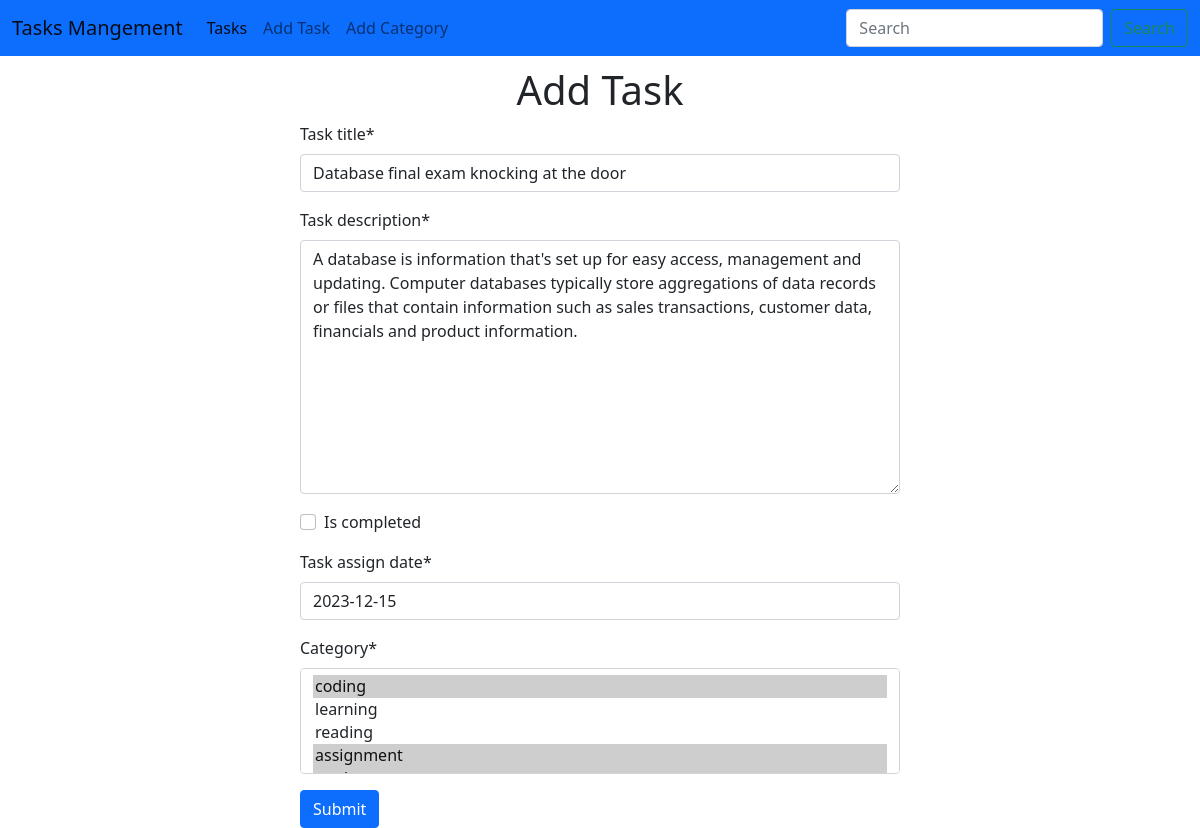
/task/edit_task/10, run on the app's committed database.
### tasks/models.py (models this page shows, shortened)
class Task(models.Model):
    task_title = models.CharField(max_length=300)
    task_description = models.TextField()
    is_completed = models.BooleanField(default=False)
    task_assign_date = models.DateField()
    category = models.ManyToManyField(Category)

### tasks/views.py (the view)
# urls.py: path('edit_task/<int:id>', views.edit_task, name='edit_task'),
def edit_task(request, id):
    task = models.Task.objects.get(pk = id)
    task_form = forms.TaskForm(instance=task)
    if request.method == 'POST':
        task_form = forms.TaskForm(request.POST, instance=task)
        if task_form.is_valid():
            task_form.save()
            return redirect('home')
    return render(request, './tasks/add_task.html', {'forms':task_form})

### tasks/forms.py
class TaskForm(forms.ModelForm):
    class Meta:
        model = Task
        fields = '__all__'

### categories/models.py (called while the page is built)
    def __str__(self) -> str:
        return self.category_name

### tasks/templates/tasks/add_task.html
{% extends "base.html" %} {% load crispy_forms_tags %} {% block content %}
<form
  action=""
  style="width: 50%; margin: auto; justify-content: center; margin-top: 10px"
  method="POST"
>
  <h1 class="text-center">Add Task</h1>
  {% csrf_token %} {{forms|crispy}}
  <button class="btn btn-primary">Submit</button>
</form>
{% endblock content %}

### data on the page
Task: task_title "Database final exam knocking at the door", task_description "A database is information that's set up for easy access, management and updating. Computer databases typically store aggregations of data records or files that contain information such as sales transactions, customer data, financials and product information.", task_assign_date "2023-12-15"
